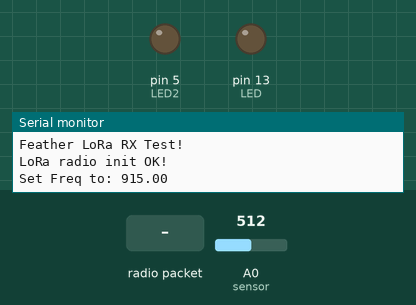
Simulated run of this sketch. Board: Arduino Uno, built with avr-gcc and run on an emulated ATmega328P. Parts: output pins drawn as LEDs (lit = HIGH), the last lines printed to the serial monitor. Dashed ring = blinking. The test bench sets the inputs (shaded band); at power-on: A0 (sensor) = 512. No radio packets arrive unless stated; pins used as bus, display or sensor lines are not drawn.

Above: at 2.3 s.
2.4 s: radio packet "1" arrives
At 3.4 s:
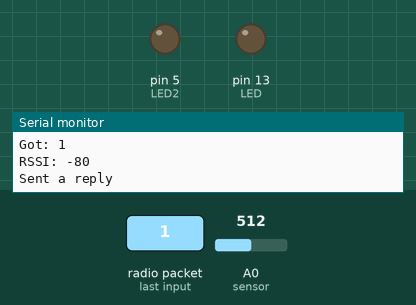
4.0 s: A0 (sensor) set to 602
5.5 s: A0 (sensor) set to 622
At 5.69 s:
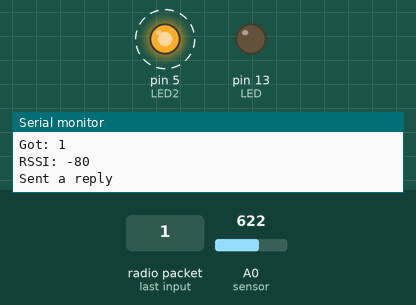
8.5 s: radio packet "0" arrives
At 8.96 s:
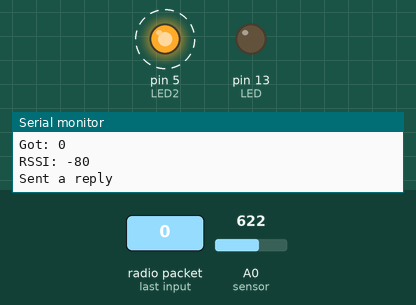
11.5 s: A0 (sensor) set to 366
14.5 s: A0 (sensor) set to 337
At 14.5 s:
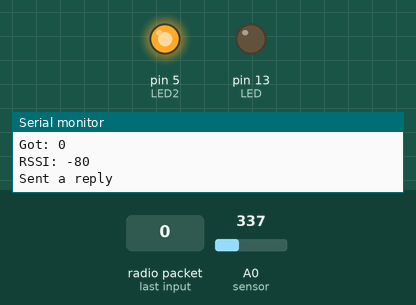
Timing chart, 0 to 17.0 s (numbered marks = the images above; inputs shaded):
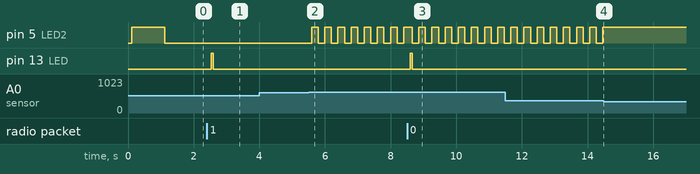

Measured:
- the behaviour switches between 611 and 612 on A0 (sensor) (found by bisection; images 1 and 2)
- the behaviour switches between 356 and 355 on A0 (sensor) (found by bisection; images 3 and 4)
- after the input at 2.4 s, pin 13 (LED): LOW → HIGH after 0.13 s, → LOW 0.06 s later
- after the input at 4.0 s, every drawn part: stays the same
- after the input at 5.5 s, pin 5 (LED2): alternates HIGH for 0.20 s and LOW for 0.20 s, starting after 0.10 s
- after the input at 8.5 s, pin 13 (LED): LOW → HIGH after 0.10 s, → LOW 0.06 s later
- after the input at 14.5 s, pin 5 (LED2): stops changing and stays HIGH

The sketch:

Feather9x_RX.ino
```cpp
// Feather9x_RX
// -*- mode: C++ -*-
// Example sketch showing how to create a simple messaging client (receiver)
// with the RH_RF95 class. RH_RF95 class does not provide for addressing or
// reliability, so you should only use RH_RF95 if you do not need the higher
// level messaging abilities.
// It is designed to work with the other example Feather9x_TX

#include <SPI.h>
#include <RH_RF95.h>


#if defined (__AVR_ATmega32U4__) // Feather 32u4 w/Radio
  #define RFM95_CS      8
  #define RFM95_IRQ     7
  #define RFM95_RST     4
#endif

#if defined(ARDUINO_SAMD_FEATHER_M0) // Feather M0 w/Radio
  #define RFM95_CS      8
  #define RFM95_IRQ     3
  #define RFM95_RST     4
#endif

#if defined (__AVR_ATmega328P__)  // UNO or Feather 328P w/wing
  #define RFM95_INT     3  //
  #define RFM95_CS      4  //
  #define RFM95_RST     2  // "A"
  #define LED           13
#endif

// for shield
//#define RFM95_CS 10
//#define RFM95_RST 9
//#define RFM95_INT 7


// Change to 434.0 or other frequency, must match RX's freq!
#define RF95_FREQ 915.0

// Singleton instance of the radio driver
RH_RF95 rf95(RFM95_CS, RFM95_INT);

// Blinky on receipt
#define LED 13
#define sensor 0
#define LED2 5
#define THRESHOLD 100
int statePin = LOW;
byte val = 0;


void setup()
{
  pinMode(LED2, OUTPUT);
  pinMode(LED, OUTPUT);
  pinMode(RFM95_RST, OUTPUT);
  digitalWrite(RFM95_RST, HIGH);

  while (!Serial);
  Serial.begin(9600);
  delay(100);

  Serial.println("Feather LoRa RX Test!");

  // manual reset
  digitalWrite(RFM95_RST, LOW);
  delay(10);
  digitalWrite(RFM95_RST, HIGH);
  delay(10);

  digitalWrite(LED2, HIGH);
  delay(1000);
  digitalWrite(LED2, LOW);
  delay(10);

  while (!rf95.init()) {
    Serial.println("LoRa radio init failed");
    while (1);
  }
  Serial.println("LoRa radio init OK!");

  // Defaults after init are 434.0MHz, modulation GFSK_Rb250Fd250, +13dbM
  if (!rf95.setFrequency(RF95_FREQ)) {
    Serial.println("setFrequency failed");
    while (1);
  }
  Serial.print("Set Freq to: "); Serial.println(RF95_FREQ);

  // Defaults after init are 434.0MHz, 13dBm, Bw = 125 kHz, Cr = 4/5, Sf = 128chips/symbol, CRC on

  // The default transmitter power is 13dBm, using PA_BOOST.
  // If you are using RFM95/96/97/98 modules which uses the PA_BOOST transmitter pin, then
  // you can set transmitter powers from 5 to 23 dBm:
  rf95.setTxPower(23, false);
}

void loop()
{
  val = analogRead(sensor);
  if(val >= THRESHOLD) {
    statePin = !statePin;
    digitalWrite(LED2, statePin);
  }
  // Serial.println(val);
  delay(200);


  if (rf95.available())
  {
    // Should be a message for us now
    uint8_t buf[RH_RF95_MAX_MESSAGE_LEN];
    uint8_t len = sizeof(buf);

    if (rf95.recv(buf, &len))
    {
      digitalWrite(LED, HIGH);
      RH_RF95::printBuffer("Received: ", buf, len);
      Serial.print("Got: ");
      Serial.println((char*)buf);
       Serial.print("RSSI: ");
      Serial.println(rf95.lastRssi(), DEC);

      // Send a reply
      uint8_t data[] = "And hello back to you";
      rf95.send(data, sizeof(data));
      rf95.waitPacketSent();
      Serial.println("Sent a reply");
      digitalWrite(LED, LOW);
    }
    else
    {
      Serial.println("Receive failed");
    }
  }
}
```
